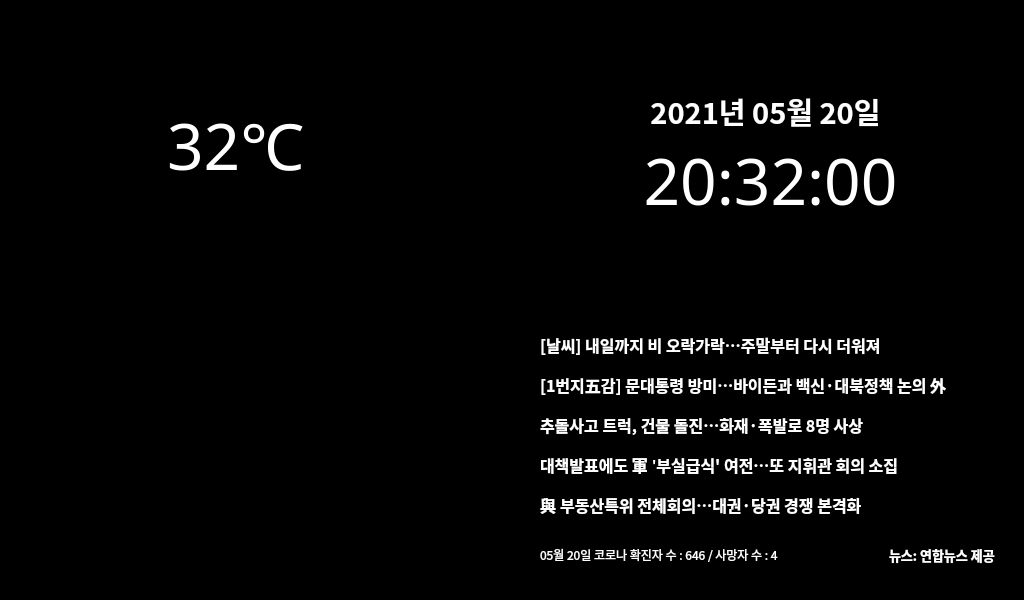
<?xml version="1.0" encoding="UTF-8"?>
<ui version="4.0">
 <class>mainWindow</class>
 <widget class="QDialog" name="mainWindow">
  <property name="windowModality">
   <enum>Qt::NonModal</enum>
  </property>
  <property name="enabled">
   <bool>true</bool>
  </property>
  <property name="geometry">
   <rect>
    <x>0</x>
    <y>0</y>
    <width>1024</width>
    <height>600</height>
   </rect>
  </property>
  <property name="sizePolicy">
   <sizepolicy hsizetype="Fixed" vsizetype="Fixed">
    <horstretch>0</horstretch>
    <verstretch>0</verstretch>
   </sizepolicy>
  </property>
  <property name="minimumSize">
   <size>
    <width>1024</width>
    <height>600</height>
   </size>
  </property>
  <property name="maximumSize">
   <size>
    <width>1024</width>
    <height>600</height>
   </size>
  </property>
  <property name="tabletTracking">
   <bool>false</bool>
  </property>
  <property name="windowTitle">
   <string>Dialog</string>
  </property>
  <property name="layoutDirection">
   <enum>Qt::LeftToRight</enum>
  </property>
  <property name="autoFillBackground">
   <bool>false</bool>
  </property>
  <property name="styleSheet">
   <string notr="true">background-color: rgb(0, 0, 0);
color: rgb(255, 255, 255);
font: 9pt &quot;NanumGothic&quot;;</string>
  </property>
  <widget class="QGroupBox" name="Location1">
   <property name="geometry">
    <rect>
     <x>10</x>
     <y>20</y>
     <width>480</width>
     <height>260</height>
    </rect>
   </property>
   <property name="sizePolicy">
    <sizepolicy hsizetype="Fixed" vsizetype="Fixed">
     <horstretch>0</horstretch>
     <verstretch>0</verstretch>
    </sizepolicy>
   </property>
   <property name="minimumSize">
    <size>
     <width>480</width>
     <height>260</height>
    </size>
   </property>
   <property name="maximumSize">
    <size>
     <width>480</width>
     <height>260</height>
    </size>
   </property>
   <property name="palette">
    <palette>
     <active>
      <colorrole role="WindowText">
       <brush brushstyle="SolidPattern">
        <color alpha="255">
         <red>255</red>
         <green>255</green>
         <blue>255</blue>
        </color>
       </brush>
      </colorrole>
      <colorrole role="Button">
       <brush brushstyle="SolidPattern">
        <color alpha="255">
         <red>0</red>
         <green>0</green>
         <blue>0</blue>
        </color>
       </brush>
      </colorrole>
      <colorrole role="Text">
       <brush brushstyle="SolidPattern">
        <color alpha="255">
         <red>255</red>
         <green>255</green>
         <blue>255</blue>
        </color>
       </brush>
      </colorrole>
      <colorrole role="ButtonText">
       <brush brushstyle="SolidPattern">
        <color alpha="255">
         <red>255</red>
         <green>255</green>
         <blue>255</blue>
        </color>
       </brush>
      </colorrole>
      <colorrole role="Base">
       <brush brushstyle="SolidPattern">
        <color alpha="255">
         <red>0</red>
         <green>0</green>
         <blue>0</blue>
        </color>
       </brush>
      </colorrole>
      <colorrole role="Window">
       <brush brushstyle="SolidPattern">
        <color alpha="255">
         <red>0</red>
         <green>0</green>
         <blue>0</blue>
        </color>
       </brush>
      </colorrole>
     </active>
     <inactive>
      <colorrole role="WindowText">
       <brush brushstyle="SolidPattern">
        <color alpha="255">
         <red>255</red>
         <green>255</green>
         <blue>255</blue>
        </color>
       </brush>
      </colorrole>
      <colorrole role="Button">
       <brush brushstyle="SolidPattern">
        <color alpha="255">
         <red>0</red>
         <green>0</green>
         <blue>0</blue>
        </color>
       </brush>
      </colorrole>
      <colorrole role="Text">
       <brush brushstyle="SolidPattern">
        <color alpha="255">
         <red>255</red>
         <green>255</green>
         <blue>255</blue>
        </color>
       </brush>
      </colorrole>
      <colorrole role="ButtonText">
       <brush brushstyle="SolidPattern">
        <color alpha="255">
         <red>255</red>
         <green>255</green>
         <blue>255</blue>
        </color>
       </brush>
      </colorrole>
      <colorrole role="Base">
       <brush brushstyle="SolidPattern">
        <color alpha="255">
         <red>0</red>
         <green>0</green>
         <blue>0</blue>
        </color>
       </brush>
      </colorrole>
      <colorrole role="Window">
       <brush brushstyle="SolidPattern">
        <color alpha="255">
         <red>0</red>
         <green>0</green>
         <blue>0</blue>
        </color>
       </brush>
      </colorrole>
     </inactive>
     <disabled>
      <colorrole role="WindowText">
       <brush brushstyle="SolidPattern">
        <color alpha="255">
         <red>255</red>
         <green>255</green>
         <blue>255</blue>
        </color>
       </brush>
      </colorrole>
      <colorrole role="Button">
       <brush brushstyle="SolidPattern">
        <color alpha="255">
         <red>0</red>
         <green>0</green>
         <blue>0</blue>
        </color>
       </brush>
      </colorrole>
      <colorrole role="Text">
       <brush brushstyle="SolidPattern">
        <color alpha="255">
         <red>255</red>
         <green>255</green>
         <blue>255</blue>
        </color>
       </brush>
      </colorrole>
      <colorrole role="ButtonText">
       <brush brushstyle="SolidPattern">
        <color alpha="255">
         <red>255</red>
         <green>255</green>
         <blue>255</blue>
        </color>
       </brush>
      </colorrole>
      <colorrole role="Base">
       <brush brushstyle="SolidPattern">
        <color alpha="255">
         <red>0</red>
         <green>0</green>
         <blue>0</blue>
        </color>
       </brush>
      </colorrole>
      <colorrole role="Window">
       <brush brushstyle="SolidPattern">
        <color alpha="255">
         <red>0</red>
         <green>0</green>
         <blue>0</blue>
        </color>
       </brush>
      </colorrole>
     </disabled>
    </palette>
   </property>
   <property name="styleSheet">
    <string notr="true">QGroupBox {
	border: 0px
}</string>
   </property>
   <property name="title">
    <string/>
   </property>
   <property name="flat">
    <bool>false</bool>
   </property>
   <property name="checkable">
    <bool>false</bool>
   </property>
   <widget class="QLabel" name="label">
    <property name="geometry">
     <rect>
      <x>110</x>
      <y>70</y>
      <width>231</width>
      <height>111</height>
     </rect>
    </property>
    <property name="font">
     <font>
      <family>NanumGothic</family>
     </font>
    </property>
    <property name="text">
     <string>&lt;html&gt;&lt;head/&gt;&lt;body&gt;&lt;p align=&quot;center&quot;&gt;&lt;span style=&quot; font-size:48pt; color:#ffffff;&quot;&gt;32℃&lt;/span&gt;&lt;/p&gt;&lt;/body&gt;&lt;/html&gt;</string>
    </property>
   </widget>
  </widget>
  <widget class="QGroupBox" name="Location2">
   <property name="geometry">
    <rect>
     <x>530</x>
     <y>20</y>
     <width>480</width>
     <height>260</height>
    </rect>
   </property>
   <property name="sizePolicy">
    <sizepolicy hsizetype="Fixed" vsizetype="Fixed">
     <horstretch>0</horstretch>
     <verstretch>0</verstretch>
    </sizepolicy>
   </property>
   <property name="minimumSize">
    <size>
     <width>480</width>
     <height>260</height>
    </size>
   </property>
   <property name="maximumSize">
    <size>
     <width>480</width>
     <height>260</height>
    </size>
   </property>
   <property name="palette">
    <palette>
     <active>
      <colorrole role="WindowText">
       <brush brushstyle="SolidPattern">
        <color alpha="255">
         <red>255</red>
         <green>255</green>
         <blue>255</blue>
        </color>
       </brush>
      </colorrole>
      <colorrole role="Button">
       <brush brushstyle="SolidPattern">
        <color alpha="255">
         <red>0</red>
         <green>0</green>
         <blue>0</blue>
        </color>
       </brush>
      </colorrole>
      <colorrole role="Text">
       <brush brushstyle="SolidPattern">
        <color alpha="255">
         <red>255</red>
         <green>255</green>
         <blue>255</blue>
        </color>
       </brush>
      </colorrole>
      <colorrole role="ButtonText">
       <brush brushstyle="SolidPattern">
        <color alpha="255">
         <red>255</red>
         <green>255</green>
         <blue>255</blue>
        </color>
       </brush>
      </colorrole>
      <colorrole role="Base">
       <brush brushstyle="SolidPattern">
        <color alpha="255">
         <red>0</red>
         <green>0</green>
         <blue>0</blue>
        </color>
       </brush>
      </colorrole>
      <colorrole role="Window">
       <brush brushstyle="SolidPattern">
        <color alpha="255">
         <red>0</red>
         <green>0</green>
         <blue>0</blue>
        </color>
       </brush>
      </colorrole>
     </active>
     <inactive>
      <colorrole role="WindowText">
       <brush brushstyle="SolidPattern">
        <color alpha="255">
         <red>255</red>
         <green>255</green>
         <blue>255</blue>
        </color>
       </brush>
      </colorrole>
      <colorrole role="Button">
       <brush brushstyle="SolidPattern">
        <color alpha="255">
         <red>0</red>
         <green>0</green>
         <blue>0</blue>
        </color>
       </brush>
      </colorrole>
      <colorrole role="Text">
       <brush brushstyle="SolidPattern">
        <color alpha="255">
         <red>255</red>
         <green>255</green>
         <blue>255</blue>
        </color>
       </brush>
      </colorrole>
      <colorrole role="ButtonText">
       <brush brushstyle="SolidPattern">
        <color alpha="255">
         <red>255</red>
         <green>255</green>
         <blue>255</blue>
        </color>
       </brush>
      </colorrole>
      <colorrole role="Base">
       <brush brushstyle="SolidPattern">
        <color alpha="255">
         <red>0</red>
         <green>0</green>
         <blue>0</blue>
        </color>
       </brush>
      </colorrole>
      <colorrole role="Window">
       <brush brushstyle="SolidPattern">
        <color alpha="255">
         <red>0</red>
         <green>0</green>
         <blue>0</blue>
        </color>
       </brush>
      </colorrole>
     </inactive>
     <disabled>
      <colorrole role="WindowText">
       <brush brushstyle="SolidPattern">
        <color alpha="255">
         <red>255</red>
         <green>255</green>
         <blue>255</blue>
        </color>
       </brush>
      </colorrole>
      <colorrole role="Button">
       <brush brushstyle="SolidPattern">
        <color alpha="255">
         <red>0</red>
         <green>0</green>
         <blue>0</blue>
        </color>
       </brush>
      </colorrole>
      <colorrole role="Text">
       <brush brushstyle="SolidPattern">
        <color alpha="255">
         <red>255</red>
         <green>255</green>
         <blue>255</blue>
        </color>
       </brush>
      </colorrole>
      <colorrole role="ButtonText">
       <brush brushstyle="SolidPattern">
        <color alpha="255">
         <red>255</red>
         <green>255</green>
         <blue>255</blue>
        </color>
       </brush>
      </colorrole>
      <colorrole role="Base">
       <brush brushstyle="SolidPattern">
        <color alpha="255">
         <red>0</red>
         <green>0</green>
         <blue>0</blue>
        </color>
       </brush>
      </colorrole>
      <colorrole role="Window">
       <brush brushstyle="SolidPattern">
        <color alpha="255">
         <red>0</red>
         <green>0</green>
         <blue>0</blue>
        </color>
       </brush>
      </colorrole>
     </disabled>
    </palette>
   </property>
   <property name="styleSheet">
    <string notr="true">QGroupBox {
	border: 0px
}</string>
   </property>
   <property name="title">
    <string/>
   </property>
   <widget class="QLabel" name="currentTime">
    <property name="geometry">
     <rect>
      <x>10</x>
      <y>110</y>
      <width>461</width>
      <height>101</height>
     </rect>
    </property>
    <property name="font">
     <font>
      <family>NanumGothic</family>
      <weight>50</weight>
      <bold>false</bold>
     </font>
    </property>
    <property name="text">
     <string>&lt;html&gt;&lt;head/&gt;&lt;body&gt;&lt;p align=&quot;center&quot;&gt;&lt;span style=&quot; font-size:48pt; color:#ffffff;&quot;&gt;20:32:00&lt;/span&gt;&lt;/p&gt;&lt;/body&gt;&lt;/html&gt;</string>
    </property>
   </widget>
   <widget class="QLabel" name="currentDate">
    <property name="geometry">
     <rect>
      <x>10</x>
      <y>70</y>
      <width>451</width>
      <height>41</height>
     </rect>
    </property>
    <property name="font">
     <font>
      <family>NanumGothic</family>
      <pointsize>9</pointsize>
      <weight>50</weight>
      <italic>false</italic>
      <bold>false</bold>
     </font>
    </property>
    <property name="text">
     <string>&lt;html&gt;&lt;head/&gt;&lt;body&gt;&lt;p align=&quot;center&quot;&gt;&lt;span style=&quot; font-size:22pt; font-weight:600; color:#ffffff;&quot;&gt;2021년 05월 20일&lt;/span&gt;&lt;/p&gt;&lt;/body&gt;&lt;/html&gt;</string>
    </property>
   </widget>
  </widget>
  <widget class="QGroupBox" name="Location3">
   <property name="geometry">
    <rect>
     <x>10</x>
     <y>320</y>
     <width>480</width>
     <height>260</height>
    </rect>
   </property>
   <property name="sizePolicy">
    <sizepolicy hsizetype="Fixed" vsizetype="Fixed">
     <horstretch>0</horstretch>
     <verstretch>0</verstretch>
    </sizepolicy>
   </property>
   <property name="minimumSize">
    <size>
     <width>480</width>
     <height>260</height>
    </size>
   </property>
   <property name="maximumSize">
    <size>
     <width>480</width>
     <height>260</height>
    </size>
   </property>
   <property name="palette">
    <palette>
     <active>
      <colorrole role="WindowText">
       <brush brushstyle="SolidPattern">
        <color alpha="255">
         <red>255</red>
         <green>255</green>
         <blue>255</blue>
        </color>
       </brush>
      </colorrole>
      <colorrole role="Button">
       <brush brushstyle="SolidPattern">
        <color alpha="255">
         <red>0</red>
         <green>0</green>
         <blue>0</blue>
        </color>
       </brush>
      </colorrole>
      <colorrole role="Text">
       <brush brushstyle="SolidPattern">
        <color alpha="255">
         <red>255</red>
         <green>255</green>
         <blue>255</blue>
        </color>
       </brush>
      </colorrole>
      <colorrole role="ButtonText">
       <brush brushstyle="SolidPattern">
        <color alpha="255">
         <red>255</red>
         <green>255</green>
         <blue>255</blue>
        </color>
       </brush>
      </colorrole>
      <colorrole role="Base">
       <brush brushstyle="SolidPattern">
        <color alpha="255">
         <red>0</red>
         <green>0</green>
         <blue>0</blue>
        </color>
       </brush>
      </colorrole>
      <colorrole role="Window">
       <brush brushstyle="SolidPattern">
        <color alpha="255">
         <red>0</red>
         <green>0</green>
         <blue>0</blue>
        </color>
       </brush>
      </colorrole>
     </active>
     <inactive>
      <colorrole role="WindowText">
       <brush brushstyle="SolidPattern">
        <color alpha="255">
         <red>255</red>
         <green>255</green>
         <blue>255</blue>
        </color>
       </brush>
      </colorrole>
      <colorrole role="Button">
       <brush brushstyle="SolidPattern">
        <color alpha="255">
         <red>0</red>
         <green>0</green>
         <blue>0</blue>
        </color>
       </brush>
      </colorrole>
      <colorrole role="Text">
       <brush brushstyle="SolidPattern">
        <color alpha="255">
         <red>255</red>
         <green>255</green>
         <blue>255</blue>
        </color>
       </brush>
      </colorrole>
      <colorrole role="ButtonText">
       <brush brushstyle="SolidPattern">
        <color alpha="255">
         <red>255</red>
         <green>255</green>
         <blue>255</blue>
        </color>
       </brush>
      </colorrole>
      <colorrole role="Base">
       <brush brushstyle="SolidPattern">
        <color alpha="255">
         <red>0</red>
         <green>0</green>
         <blue>0</blue>
        </color>
       </brush>
      </colorrole>
      <colorrole role="Window">
       <brush brushstyle="SolidPattern">
        <color alpha="255">
         <red>0</red>
         <green>0</green>
         <blue>0</blue>
        </color>
       </brush>
      </colorrole>
     </inactive>
     <disabled>
      <colorrole role="WindowText">
       <brush brushstyle="SolidPattern">
        <color alpha="255">
         <red>255</red>
         <green>255</green>
         <blue>255</blue>
        </color>
       </brush>
      </colorrole>
      <colorrole role="Button">
       <brush brushstyle="SolidPattern">
        <color alpha="255">
         <red>0</red>
         <green>0</green>
         <blue>0</blue>
        </color>
       </brush>
      </colorrole>
      <colorrole role="Text">
       <brush brushstyle="SolidPattern">
        <color alpha="255">
         <red>255</red>
         <green>255</green>
         <blue>255</blue>
        </color>
       </brush>
      </colorrole>
      <colorrole role="ButtonText">
       <brush brushstyle="SolidPattern">
        <color alpha="255">
         <red>255</red>
         <green>255</green>
         <blue>255</blue>
        </color>
       </brush>
      </colorrole>
      <colorrole role="Base">
       <brush brushstyle="SolidPattern">
        <color alpha="255">
         <red>0</red>
         <green>0</green>
         <blue>0</blue>
        </color>
       </brush>
      </colorrole>
      <colorrole role="Window">
       <brush brushstyle="SolidPattern">
        <color alpha="255">
         <red>0</red>
         <green>0</green>
         <blue>0</blue>
        </color>
       </brush>
      </colorrole>
     </disabled>
    </palette>
   </property>
   <property name="styleSheet">
    <string notr="true">QGroupBox {
	border: 0px
}</string>
   </property>
   <property name="title">
    <string/>
   </property>
  </widget>
  <widget class="QGroupBox" name="Location4">
   <property name="geometry">
    <rect>
     <x>530</x>
     <y>320</y>
     <width>480</width>
     <height>260</height>
    </rect>
   </property>
   <property name="sizePolicy">
    <sizepolicy hsizetype="Fixed" vsizetype="Fixed">
     <horstretch>0</horstretch>
     <verstretch>0</verstretch>
    </sizepolicy>
   </property>
   <property name="minimumSize">
    <size>
     <width>480</width>
     <height>260</height>
    </size>
   </property>
   <property name="maximumSize">
    <size>
     <width>480</width>
     <height>260</height>
    </size>
   </property>
   <property name="autoFillBackground">
    <bool>false</bool>
   </property>
   <property name="styleSheet">
    <string notr="true">QGroupBox {
	border: 0px
}</string>
   </property>
   <property name="title">
    <string/>
   </property>
   <property name="flat">
    <bool>false</bool>
   </property>
   <widget class="QLabel" name="news_title">
    <property name="geometry">
     <rect>
      <x>359</x>
      <y>220</y>
      <width>111</width>
      <height>30</height>
     </rect>
    </property>
    <property name="font">
     <font>
      <family>NanumGothic</family>
     </font>
    </property>
    <property name="text">
     <string>&lt;html&gt;&lt;head/&gt;&lt;body&gt;&lt;p&gt;&lt;span style=&quot; font-size:10pt; font-weight:600; color:#ffffff;&quot;&gt;뉴스: 연합뉴스 제공&lt;/span&gt;&lt;/p&gt;&lt;/body&gt;&lt;/html&gt;</string>
    </property>
   </widget>
   <widget class="QLabel" name="news_1">
    <property name="geometry">
     <rect>
      <x>10</x>
      <y>10</y>
      <width>450</width>
      <height>30</height>
     </rect>
    </property>
    <property name="font">
     <font>
      <family>NanumGothic</family>
     </font>
    </property>
    <property name="text">
     <string>&lt;html&gt;&lt;head/&gt;&lt;body&gt;&lt;p&gt;&lt;span style=&quot; font-size:12pt; font-weight:600; color:#ffffff;&quot;&gt;[날씨] 내일까지 비 오락가락…주말부터 다시 더워져&lt;/span&gt;&lt;/p&gt;&lt;/body&gt;&lt;/html&gt;</string>
    </property>
   </widget>
   <widget class="QLabel" name="news_2">
    <property name="geometry">
     <rect>
      <x>10</x>
      <y>50</y>
      <width>450</width>
      <height>30</height>
     </rect>
    </property>
    <property name="font">
     <font>
      <family>NanumGothic</family>
     </font>
    </property>
    <property name="text">
     <string>&lt;html&gt;&lt;head/&gt;&lt;body&gt;&lt;p&gt;&lt;span style=&quot; font-size:12pt; font-weight:600; color:#ffffff;&quot;&gt;[1번지五감] 문대통령 방미…바이든과 백신·대북정책 논의 外&lt;/span&gt;&lt;/p&gt;&lt;/body&gt;&lt;/html&gt;</string>
    </property>
   </widget>
   <widget class="QLabel" name="news_3">
    <property name="geometry">
     <rect>
      <x>10</x>
      <y>90</y>
      <width>450</width>
      <height>30</height>
     </rect>
    </property>
    <property name="font">
     <font>
      <family>NanumGothic</family>
     </font>
    </property>
    <property name="text">
     <string>&lt;html&gt;&lt;head/&gt;&lt;body&gt;&lt;p&gt;&lt;span style=&quot; font-size:12pt; font-weight:600; color:#ffffff;&quot;&gt;추돌사고 트럭, 건물 돌진…화재·폭발로 8명 사상&lt;/span&gt;&lt;/p&gt;&lt;/body&gt;&lt;/html&gt;</string>
    </property>
   </widget>
   <widget class="QLabel" name="news_4">
    <property name="geometry">
     <rect>
      <x>10</x>
      <y>130</y>
      <width>450</width>
      <height>30</height>
     </rect>
    </property>
    <property name="font">
     <font>
      <family>NanumGothic</family>
     </font>
    </property>
    <property name="text">
     <string>&lt;html&gt;&lt;head/&gt;&lt;body&gt;&lt;p&gt;&lt;span style=&quot; font-size:12pt; font-weight:600; color:#ffffff;&quot;&gt;대책발표에도 軍 '부실급식' 여전…또 지휘관 회의 소집&lt;/span&gt;&lt;/p&gt;&lt;/body&gt;&lt;/html&gt;</string>
    </property>
   </widget>
   <widget class="QLabel" name="news_5">
    <property name="geometry">
     <rect>
      <x>10</x>
      <y>170</y>
      <width>450</width>
      <height>30</height>
     </rect>
    </property>
    <property name="font">
     <font>
      <family>NanumGothic</family>
     </font>
    </property>
    <property name="text">
     <string>&lt;html&gt;&lt;head/&gt;&lt;body&gt;&lt;p&gt;&lt;span style=&quot; font-size:12pt; font-weight:600; color:#ffffff;&quot;&gt;與 부동산특위 전체회의…대권·당권 경쟁 본격화&lt;/span&gt;&lt;/p&gt;&lt;/body&gt;&lt;/html&gt;</string>
    </property>
   </widget>
   <widget class="QLabel" name="news_6">
    <property name="geometry">
     <rect>
      <x>10</x>
      <y>220</y>
      <width>331</width>
      <height>30</height>
     </rect>
    </property>
    <property name="font">
     <font>
      <family>NanumGothic</family>
     </font>
    </property>
    <property name="text">
     <string>&lt;html&gt;&lt;head/&gt;&lt;body&gt;&lt;p&gt;&lt;span style=&quot; color:#ffffff;&quot;&gt;05월 20일 코로나 확진자 수 : 646 / 사망자 수 : 4&lt;/span&gt;&lt;/p&gt;&lt;/body&gt;&lt;/html&gt;</string>
    </property>
   </widget>
  </widget>
 </widget>
 <resources/>
 <connections/>
</ui>
